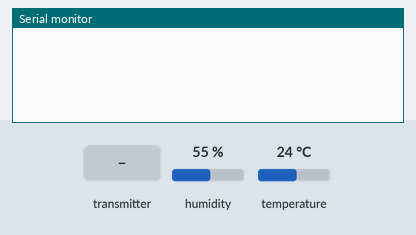
Bench run of a sketch on a simulated ESP32. On the bench: the last lines printed to the serial monitor. The inputs (shaded band) are chosen by the test bench; at power-on: humidity 55 %, temperature 24 °C.

Above: at 1.2 s.
1.3 s: the transmitter starts sending temp = 0
At 1.61 s:
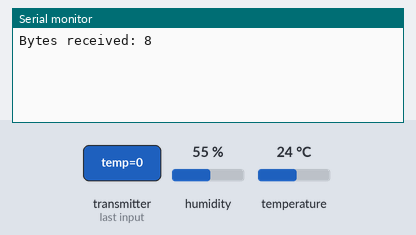
3.3 s: humidity set to 22 %
At 3.61 s:
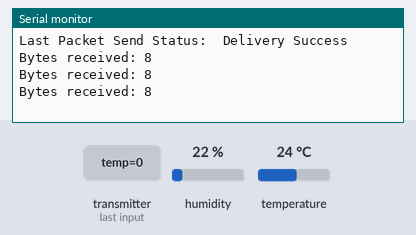
4.8 s: temperature set to 12 °C
At 5.23 s:
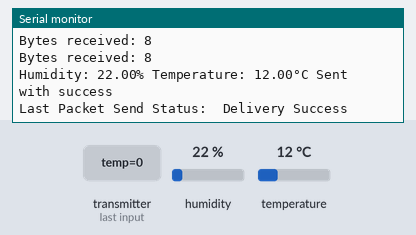
6.3 s: humidity set to 40 %
At 8.58 s:
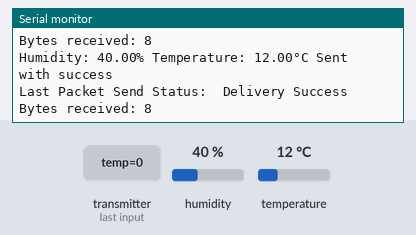

Measured:
- after the input at 1.3 s, the serial monitor: prints a new line at once (image 1)
- after the input at 4.8 s, the serial monitor: prints a new line after 0.25 s (image 3)
- after the input at 6.3 s, the serial monitor: prints a new line after 1.8 s (image 4)

The sketch:

2_unit_ESP32_dan_2_unit_sensor_DHT11_program2.ino
```cpp
// AISYAH NURUL AINI               (4.31.21.0.03)
// BRIAN RAHMADITYA                (4.31.21.0.09)
// SABRINA VIRRY TALITHA MEIRILLA  (4.31.21.0.23)
#include <esp_now.h>
#include <WiFi.h>
#include <DHT.h>
#define DHTPIN 4
#define DHTTYPE DHT11
DHT dht(DHTPIN, DHTTYPE);
// REPLACE WITH THE MAC Address of your receiver
uint8_t broadcastAddress[] = {0xC8, 0xF0, 0x9E, 0xF5, 0x3B, 0xAC};
// Define variables
float temperature;
float humidity;
// Define variables to store incoming readings
float incomingTemp;
float incomingHum;
// Variable to store if sending data was successful
String success;
//Structure example to send data
//Must match the receiver structure
typedef struct struct_message {
  float temp;
  float hum;
} struct_message;
// Create a struct_message sensors reading
struct_message DHTReadings;
// Create a struct_message to hold incoming sensor readings
struct_message incomingReadings;
esp_now_peer_info_t peerInfo;
// Callback when data is sent
void OnDataSent(const uint8_t *mac_addr, esp_now_send_status_t status) {
  Serial.print("\r\nLast Packet Send Status:\t");
  Serial.println(status == ESP_NOW_SEND_SUCCESS ? "Delivery Success" : "Delivery Fail");
  if (status == 0) {
    success = "Delivery Success :)";
  }
  else {
    success = "Delivery Fail :(";
  }
}
// Callback when data is received
void OnDataRecv(const uint8_t * mac, const uint8_t *incomingData, int len) {
  memcpy(&incomingReadings, incomingData, sizeof(incomingReadings));
  Serial.print("Bytes received: ");
  Serial.println(len);
  incomingTemp = incomingReadings.temp;
  incomingHum = incomingReadings.hum;
}
void setup() {
  // Init Serial Monitor
  Serial.begin(115200);
  // Init DHT
  dht.begin();
  // Set device as a Wi-Fi Station
  WiFi.mode(WIFI_STA);
  // Init ESP-NOW
  if (esp_now_init() != ESP_OK) {
    Serial.println("Error initializing ESP-NOW");
    return;
  }
  // Once ESPNow is successfully Init, we will register for Send CB to
  // get the status of Trasnmitted packet
  esp_now_register_send_cb(OnDataSent);
  // Register peer
  memcpy(peerInfo.peer_addr, broadcastAddress, 6);
  peerInfo.channel = 0;
  peerInfo.encrypt = false;
  // Add peer
  if (esp_now_add_peer(&peerInfo) != ESP_OK) {
    Serial.println("Failed to add peer");
    return;
  }
  // Register for a callback function that will be called when data is received
  esp_now_register_recv_cb(OnDataRecv);
}
void loop() {
  delay(2000);
  getReadings();
  // Set values to send
  DHTReadings.temp = temperature;
  DHTReadings.hum = humidity;
  // Send message via ESP-NOW
  esp_err_t result = esp_now_send(broadcastAddress, (uint8_t *) &DHTReadings, sizeof(DHTReadings));
  if (result == ESP_OK) {
    Serial.println("Sent with success");
  }
  else {
    Serial.println("Error sending the data");
  }
  delay(1000);
}
void getReadings() {
  temperature = dht.readTemperature();
  humidity = dht.readHumidity();
  if (isnan(temperature) || isnan(humidity)) {
    Serial.println(F("Failed to read from DHT sensor!"));
    return;
  }
  Serial.print(F("Humidity: "));
  Serial.print(humidity);
  Serial.print(F("% Temperature: "));
  Serial.print(temperature);
  Serial.print(F("°C "));
}
```
